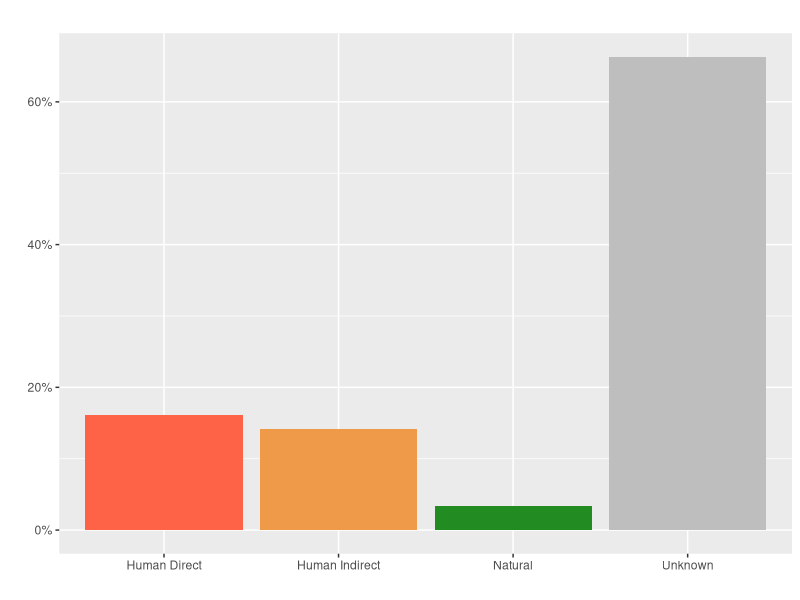
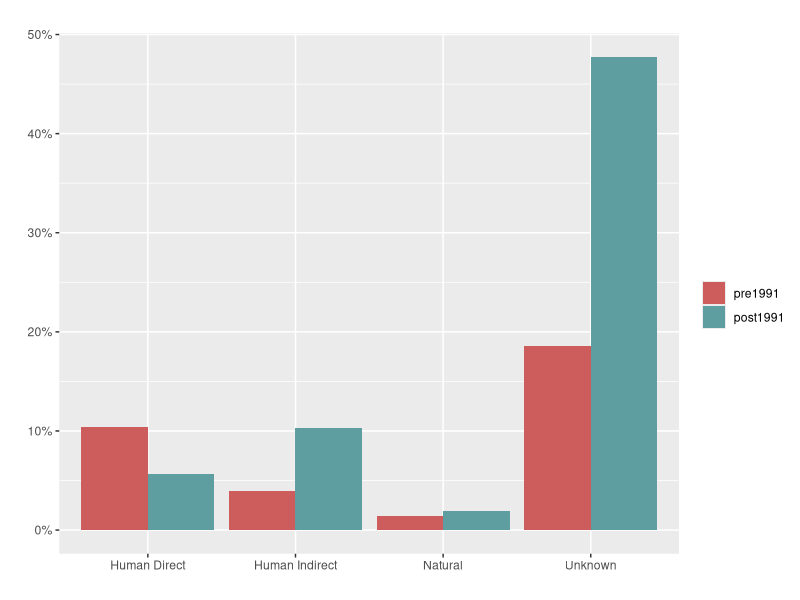
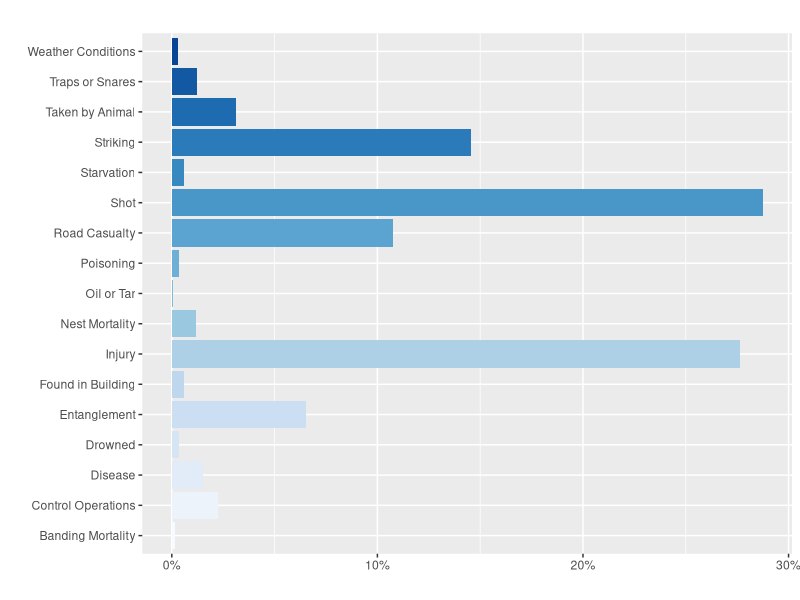
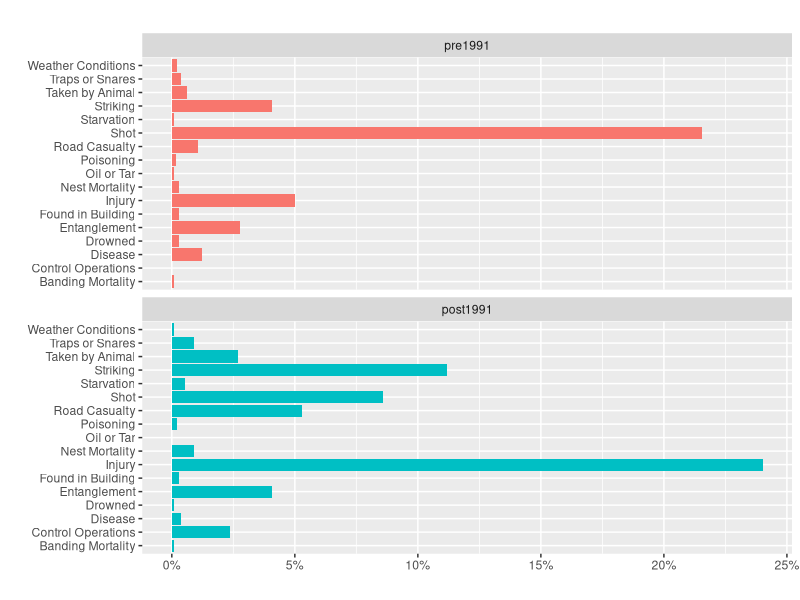

These charts were generated, in order, by the following R code: (Note: this script raises an error after producing the figures.)
dat <- read.csv(file = "BBL2022_Req_828_enc_3640_20230209_120001 (2).csv")

# clean the data set

dim(dat)
uni_band_code <- unique(dat$band)
length(uni_band_code)

band_ct <- table(dat$band)

dat_sub <- data.frame()
for (i in uni_band_code) {                        # loop through each band
  tmp <- subset(dat, band == i)                   # subset to just that band
  if (sum(tmp$event_type %in% c('B', 'E')) >= 2) { # make sure B & E present
    if (all(tmp$other_bands %in% "")) {           # make sure no other band codes
      banding_event <- subset(tmp, event_type == 'B') # pull banding row
      encounter_event <- subset(tmp, event_type == 'E') # pull encounter row
      # remove how obtained codes that should be excluded
      encounter_gd <- !(encounter_event$how_obtained_code %in% c(56, 97,98))
      encounter_event <- encounter_event[encounter_gd, ]
      if (nrow(encounter_event) > 0) {       # make sure there is still some encounters 
        tmp <- rbind(banding_event, encounter_event) # create output
        dat_sub <- rbind(dat_sub, tmp)              # save output to big object
      }  
    }
  }
}

dim(dat_sub)
#' dat_sub$how_obtained_code %in% c('')


# group how obtained codes
natural_codes <- c('2', '12', '13', '15', '17', '24', '30', '36', '61', '64', '7', '9', '11', '20', '31', '34')
human_direct_codes <- c('1', '4', '10', '44')
human_indirect_codes <- c('21', '23', '26', '27', '39', '42', '54', '60', '62', '63', '64', '25', '45')
unknown_codes <- c('0', '50', '57', '3')

# create column for how obtained codes
code_table <- data.frame(how_obtained_code = c(natural_codes, human_direct_codes, human_indirect_codes, unknown_codes),
                         code = c(rep('natural', length(natural_codes)),
                                  rep('human_direct', length(human_direct_codes)),
                                  rep('human_indirect', length(human_indirect_codes)),
                                  rep('unknown', length(unknown_codes))))

# merge column and how obtained codes
dat_sub <- merge(dat_sub, code_table, all.x = TRUE)

# rename 
labels <- c(natural = "Natural", 
            human_direct = "Human Direct", 
            human_indirect = "Human Indirect", 
            unknown = "Unknown")

# Create bar plot
library(ggplot2)
library(tidyverse)
library(scales)

ggplot(subset(dat_sub, !is.na(code)), aes(y = after_stat(count)/sum(after_stat(count)), x = code, fill = code)) +
  geom_bar( ) +
  ggtitle(" ") +
  xlab(" ") +
  ylab(" ") +
  scale_y_continuous(labels = percent_format()) +
  scale_x_discrete(labels = labels) +
  scale_fill_manual(values = c("tomato","tan2", "forestgreen", "grey")) +
  theme(legend.position="none")


# separate by year 1991
dat_sub$pre1991 <- ifelse(dat_sub$event_year < 1991, 'pre1991', 'post1991')
dat_sub$pre1991 <- factor(dat_sub$pre1991, levels = c('pre1991', 'post1991'))
levels(dat_sub$pre1991)

code_ct <- table(dat_sub$code)
code_ct_pre1991 <- table(dat_sub$code[dat_sub$event_year < 1991])
code_ct_post1991 <- table(dat_sub$code[dat_sub$event_year >= 1991])

# create bar plot for pre and post 1991 (I want statistics for this)
ggplot(subset(dat_sub, !is.na(code)), aes(x = code)) +
  geom_bar(aes (y = after_stat(count)/sum(after_stat(count)), fill = pre1991), position='dodge') +
  ggtitle(" ") +
  xlab(" ") +
  ylab(" ") +
  scale_y_continuous(labels = percent_format()) +
  scale_x_discrete(labels = labels) +
  scale_fill_manual(values = c("indianred", "cadetblue")) +
  labs(fill = " ")



# create bar plot for main ten known mortality causes

# create subset for codes
codes <- c('1', '2', '3', '4', '10', '12', '13', '15', '17', '21', '23', '24', '26', '27', '30', '39', '42', '44', '54', '57', '60', '61', '62', '63', '64', '7', '9', '11', '14', '20', '25', '31', '34', '45')
dat_sub_subset <- dat_sub[dat_sub$how_obtained_code %in% codes, ]

# group codes
road_casualty <- c('45', '14', '60')
taken_by_animal <- c('34', '31', '7', '11', '9', '64', '12')
Poisoning <- c('25', '62')
Disease <- c('20', '61')
Striking <- c('63', '54', '42', '39', '13', '27')
Entanglement <- c('57', '26')
control_operations <- c('44')
Exhaustion <- c('36')
nest_mortality <- c('30', '24')
oil_or_tar <- c('23')
found_in_building <- c('21')
Drowned <- c('17')
weather_conditions <- c('15')
banding_mortality <- c('10')
traps_or_snares <- c('4')
Injury <- c('3')
Starvation <- c('2')
Shot <- c('1')

# create a new column, name it category, put it in the data frame
library(dplyr)
dat_sub_subset <- dat_sub_subset %>%
  mutate(category = case_when(
    how_obtained_code %in% road_casualty ~ "Road Casualty",
    how_obtained_code %in% taken_by_animal ~ "Taken by Animal",
    how_obtained_code %in% Poisoning ~ "Poisoning",
    how_obtained_code %in% Disease ~ "Disease",
    how_obtained_code %in% Striking ~ "Striking",
    how_obtained_code %in% Entanglement ~ "Entanglement",
    how_obtained_code %in% control_operations ~ "Control Operations",
    how_obtained_code %in% Exhaustion ~ "Exhaustion",
    how_obtained_code %in% nest_mortality ~ "Nest Mortality",
    how_obtained_code %in% oil_or_tar ~ "Oil or Tar",
    how_obtained_code %in% found_in_building ~ "Found in Building",
    how_obtained_code %in% Drowned ~ "Drowned",
    how_obtained_code %in% weather_conditions ~ "Weather Conditions",
    how_obtained_code %in% banding_mortality ~ "Banding Mortality",
    how_obtained_code %in% traps_or_snares ~ "Traps or Snares",
    how_obtained_code %in% Injury ~ "Injury",
    how_obtained_code %in% Starvation ~ "Starvation",
    how_obtained_code %in% Shot ~ "Shot",
    TRUE ~ "Other"
  ))
table(dat_sub_subset$category)

# add color 
library(RColorBrewer)
nb.cols <- 17
mycolors <- colorRampPalette(brewer.pal(8, "Blues"))(nb.cols)
mycolors

# make the bar graph
# I cannot get this to sort properly
ggplot(data = dat_sub_subset) +
  geom_bar(mapping = aes(x = category, y = after_stat(count)/sum(after_stat(count)), fill = category)) +
  coord_flip() +
  ggtitle(" ") +
  xlab(" ") +
  ylab(" ") +
  scale_y_continuous(labels = percent_format()) +
  scale_fill_manual(values = mycolors) +
  theme(legend.position="none")



# separate by year 1991
dat_sub_subset$pre1991 <- ifelse(dat_sub_subset$event_year < 1991, 'pre1991', 'post1991')
dat_sub_subset$pre1991 <- factor(dat_sub_subset$pre1991, levels = c('pre1991', 'post1991'))
levels(dat_sub_subset$pre1991)

code_ct_sub <- table(dat_sub_subset$codes)
code_pre1991 <- table(dat_sub_subset$codes[dat_sub_subset$event_year < 1991])
code_post1991 <- table(dat_sub_subset$codes[dat_sub_subset$event_year >= 1991])

# make plot for pre and post
# I only want the top five mortality causes in each section
ggplot(subset(dat_sub_subset, !is.na(code)), aes(x = category)) +
  geom_bar(aes(y = (..count..)/sum(..count..), fill = pre1991), position='dodge') +
  coord_flip() +
  ggtitle(" ") +
  xlab(" ") +
  ylab(" ") +
  facet_wrap(~ pre1991, ncol = 1) +
  scale_y_continuous(labels = percent_format()) +
  theme(legend.position="none")


# calculate probability of mortality
# mortality over time
# mortality throughout the year (seasons)
# mortality & age

# assign alive 0 and dead 1 and create a new column
'0' <- c('29', '33', '52', '53', '59', '66')
'1' <- c('0', '1', '2', '3', '4', '10', '12', '13', '15', '16', '17', '21', '23', '24', '26', '27', '30', '36', '39', '42', '44', '54', '57', '60', '61', '62', '63', '64', '7', '9', '11', '14', '20', '25', '31', '34', '45')

mort <- data.frame(how_obtained_code = c('0', '1'),
                   codes = c(rep('0', length('0')),
                             rep('1', length('1'))))

# merge column and how obtained codes
dat_sub <- merge(dat_sub, mort, all.x = TRUE, by = 'how_obtained_code')

head(dat_sub)

# list cannot be changed to vector
mortality <- as.integer(mort)

# plot, the y axis needs to be a scale..
ggplot(dat_sub, aes(x = event_year, y = code.y)) +
  method = "glm" +
  xlab("Year") +
  ylab("Mortality") +
  ggtitle("Probability of mortality over time")
